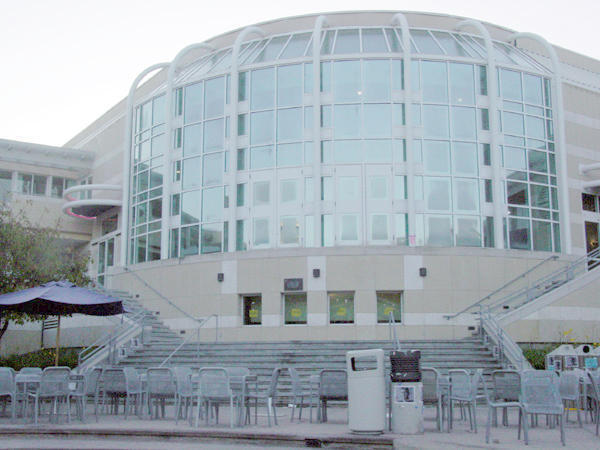
#> input picture assignments/01-feature-detection-and-matching/data/price_center20.JPG, 600 x 450 px
$ python main.py -l ../data/price_center20.JPG -r ../data/price_center21.JPG
#> lines starting #> are read from the running program, lines starting #| are printed output that depends on the picture
import numpy as np
from PIL import Image, ImageOps
import matplotlib.pyplot as plt
from matplotlib.patches import Rectangle
import argparse
from scipy import signal, ndimage, interpolate
from typing import List

def featureDetector(img: np.ndarray, win_det: int, win_nms:int, feat_th: float) -> List[np.ndarray]:
    gray = np.array(ImageOps.grayscale(img))/255
    height, width = gray.shape

    # Compute gradients
    kernel_derivative = np.array([-1, 8, 0, -8, 1]) / 12
    Ix = ndimage.convolve1d(input=gray, weights=kernel_derivative, axis=1, mode='reflect')
    Iy = ndimage.convolve1d(input=gray, weights=kernel_derivative, axis=0, mode='reflect')

    # Compute the smaller eigenvalue of the gradient matrix
    kernel_window = np.ones(shape=(win_det, win_det)) / win_det ** 2
    IxIx = Ix * Ix
    IyIy = Iy * Iy
    IxIy = Ix * Iy
    IxIx_win_sum = signal.convolve2d(in1=IxIx, in2=kernel_window, mode='same', boundary='fill', fillvalue=0)
    IyIy_win_sum = signal.convolve2d(in1=IyIy, in2=kernel_window, mode='same', boundary='fill', fillvalue=0)
    IxIy_win_sum = signal.convolve2d(in1=IxIy, in2=kernel_window, mode='same', boundary='fill', fillvalue=0)

    grad_mat = np.zeros((height, width, 2, 2))
    grad_mat[:, :, 0, 0] = IxIx_win_sum
    grad_mat[:, :, 0, 1] = IxIy_win_sum
    grad_mat[:, :, 1, 0] = IxIy_win_sum
    grad_mat[:, :, 1, 1] = IyIy_win_sum
    eigen_value_min = np.linalg.eigvals(grad_mat)[:, :, -1]

    # Thresholding
    eigen_value_min[eigen_value_min < feat_th] = 0

    # Non-maximum suppression
    corners = np.logical_and(eigen_value_min != 0, eigen_value_min == ndimage.maximum_filter(eigen_value_min, (win_nms, win_nms)))

    # Subpixels
    x, y = np.meshgrid(np.arange(width), np.arange(height))

    xIxIx_win_sum = signal.convolve2d(in1=x*IxIx, in2=kernel_window, mode='same', boundary='fill', fillvalue=0)
    yIyIy_win_sum = signal.convolve2d(in1=y*IyIy, in2=kernel_window, mode='same', boundary='fill', fillvalue=0)
    xIxIy_win_sum = signal.convolve2d(in1=x*IxIy, in2=kernel_window, mode='same', boundary='fill', fillvalue=0)
    yIxIy_win_sum = signal.convolve2d(in1=y*IxIy, in2=kernel_window, mode='same', boundary='fill', fillvalue=0)

    keypoints = []
    for i in range(height):
        for j in range(width):
            if corners[i, j]:
                A = np.array([[IxIx_win_sum[i, j], IxIy_win_sum[i, j]],
                              [IxIy_win_sum[i, j], IyIy_win_sum[i, j]]])
                b = np.array([xIxIx_win_sum[i, j] + yIxIy_win_sum[i, j],
                              xIxIy_win_sum[i, j] + yIyIy_win_sum[i, j]])
                keypoints.append(np.linalg.inv(A).dot(b))
    return keypoints


def featureDescriptor(img: np.ndarray, keypoints: List[np.ndarray], win: int) -> List[np.ndarray]:
    gray = np.array(ImageOps.grayscale(img))/255
    height, width = gray.shape
    f = interpolate.interp2d(x=np.arange(width), y=np.arange(height), z=gray, kind='linear')

    descriptors = []
    for i, feat in enumerate(keypoints):
        x = np.linspace(feat[0] - win//2, feat[0] + win//2, win)
        y = np.linspace(feat[1] - win//2, feat[1] + win//2, win)
        descriptors.append(f(x, y).flatten())
    return descriptors


def featureMatcher(descl: List[np.ndarray], descr: List[np.ndarray], simi_th: float, dist_th: float):
    matched_points = []
    similarity_scores = corrCoef(np.array(descl), np.array(descr))
    while np.max(similarity_scores) > simi_th:
        i, j = np.unravel_index(np.argmax(similarity_scores), similarity_scores.shape)
        best_match_score = similarity_scores[i, j]
        similarity_scores[i, j] = -1
        next_best_match_scores = max(similarity_scores[i, :].max(), similarity_scores[:, j].max())

        if (1 - best_match_score) < (1 - next_best_match_scores)*dist_th:
            matched_points.append([i, j])
        similarity_scores[i, :] = -1
        similarity_scores[:, j] = -1
    return matched_points


def corrCoef(A: np.ndarray, B: np.ndarray):
    A_norm = A - A.mean(axis=1, keepdims=True)
    B_norm = B - B.mean(axis=1, keepdims=True)

    return A_norm.dot(B_norm.T) / np.sqrt(np.sum(A_norm*A_norm, axis=1, keepdims=True).dot(np.sum(B_norm*B_norm, axis=1, keepdims=True).T))


def plotFeatures(ax, keypoints, win):
    ax.scatter(np.array(keypoints).T[0], np.array(keypoints).T[1], s=1, c='r')
    for keypoint in keypoints:
        ax.add_patch(Rectangle(keypoint - win/2, win, win, fill=False))


def plotMatches(ax0, ax1, keypoints0, keypoints1, matches):
    for i, j in matches:
        ax0.plot([keypoints0[i][0], keypoints1[j][0]], [keypoints0[i][1], keypoints1[j][1]], '-r')
        ax1.plot([keypoints0[i][0], keypoints1[j][0]], [keypoints0[i][1], keypoints1[j][1]], '-r')


if __name__ == '__main__':
    parser = argparse.ArgumentParser(description='Corner detection')
    parser.add_argument('--left-image', '-l',
                        dest='imgl',
                        type=str,
                        required=True)
    parser.add_argument('--right-image', '-r',
                        dest='imgr',
                        type=str,
                        required=True)
    parser.add_argument('--win-det',
                        dest='win_det',
                        type=int,
                        required=False,
                        default=11)
    parser.add_argument('--win-nms',
                        dest='win_nms',
                        type=int,
                        required=False,
                        default=7)
    parser.add_argument('--feat-th',
                        dest='feat_th',
                        type=float,
                        required=False,
                        default=0.0009)
    parser.add_argument('--simi-th',
                        dest='simi_th',
                        type=float,
                        required=False,
                        default=0.5)
    parser.add_argument('--dist-th',
                        dest='dist_th',
                        type=float,
                        required=False,
                        default=0.6)
    args = parser.parse_args()

    # Load images
    imgl = Image.open(fp=args.imgl)
#> imgl is the input picture: PIL image 600x450 RGB; mean R, G, B 159.5, 169.8, 177.3
    imgr = Image.open(fp=args.imgr)
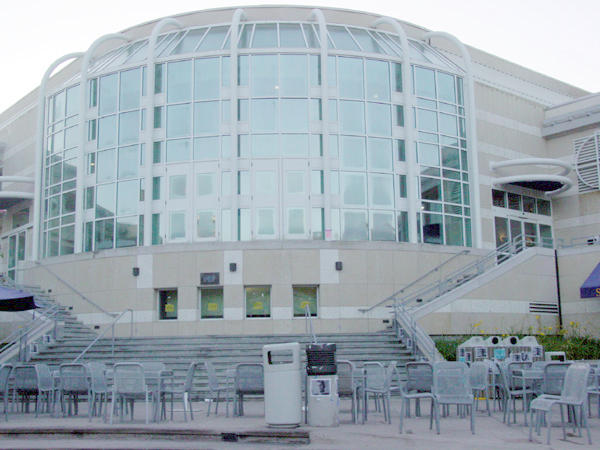
#> input picture assignments/01-feature-detection-and-matching/data/price_center21.JPG, 600 x 450 px
#> imgr is the input picture: PIL image 600x450 RGB; mean R, G, B 155.7, 168, 176.3

    # Detect features
    kptl = featureDetector(img=imgl, win_det=args.win_det, win_nms=args.win_nms, feat_th=args.feat_th)
#> in featureDetector, `xIxIx_win_sum = signal.convolve2d(in1=x*IxIx, in2=kernel_window, mode=..`:
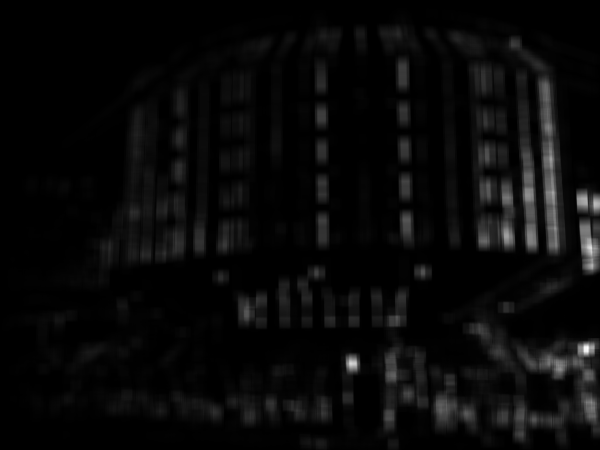
#> xIxIx_win_sum: shape (450, 600) float64; min 0, max 10.08, mean 0.376; drawn with min black and max white
#> after the loop in featureDetector, `for i in range(height):`: keypoints = 622 pairs, first value 3.58 to 596.3, second value 11.07 to 446.9
#> kptl has the same summary as keypoints in featureDetector
    kptr = featureDetector(img=imgr, win_det=args.win_det, win_nms=args.win_nms, feat_th=args.feat_th)
#> call 2 of featureDetector, with win_det = 11, win_nms = 7, feat_th = 0.0009
#> in featureDetector (call 2), `Iy = ndimage.convolve1d(input=gray, weights=kernel_derivative, axis=0,..`:
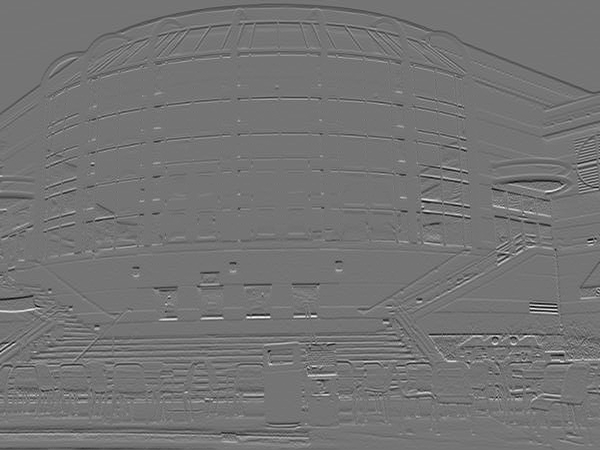
#> Iy: shape (450, 600) float64; min -0.389, max 0.461, mean -0.00104; drawn with min black and max white
#> in featureDetector (call 2), `IxIy = Ix * Iy`:
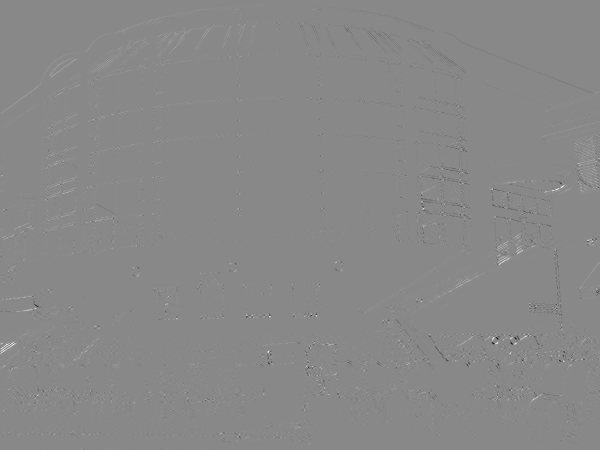
#> IxIy: shape (450, 600) float64; min -0.0911, max 0.0788, mean 3.07e-05; drawn with min black and max white
#> in featureDetector (call 2), `IxIy_win_sum = signal.convolve2d(in1=IxIy, in2=kernel_window, mode='sa..`:
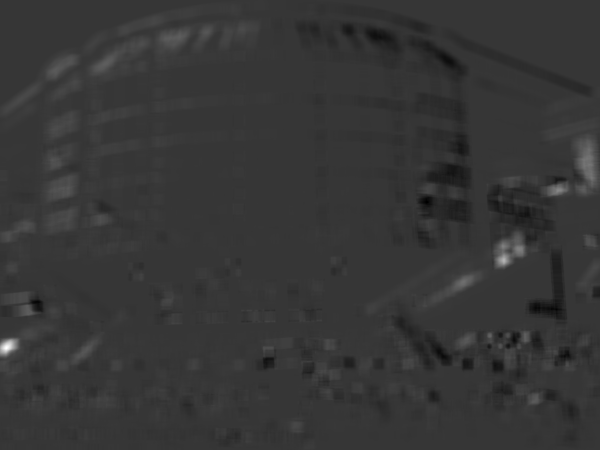
#> IxIy_win_sum: shape (450, 600) float64; min -0.00436, max 0.016, mean 2.98e-05; drawn with min black and max white
#> in featureDetector (call 2), `corners = np.logical_and(eigen_value_min != 0, eigen_value_min == ndim..`:
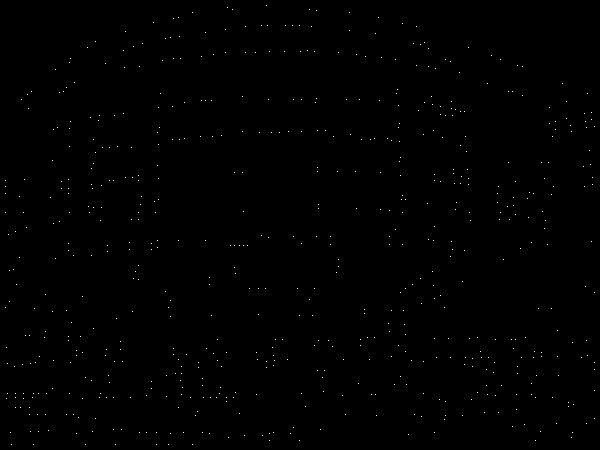
#> corners: shape (450, 600) bool; 0.24% white in thin lines or dots
#> in featureDetector (call 2), `xIxIy_win_sum = signal.convolve2d(in1=x*IxIy, in2=kernel_window, mode=..`:
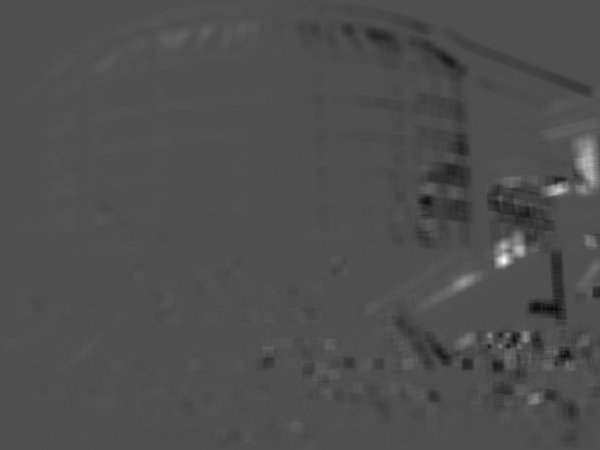
#> xIxIy_win_sum: shape (450, 600) float64; min -2.28, max 5.07, mean -0.0137; drawn with min black and max white
#> after the loop in featureDetector (call 2), `for i in range(height):`: keypoints = 645 pairs, first value -0.171 to 595.8, second value 5.13 to 447.1
#> kptr has the same summary as keypoints in featureDetector

    # Compute descriptors
    descl = featureDescriptor(img=imgl, win=args.win_det, keypoints=kptl)
#> (the run stopped early here; a loop or call above may not have finished)
